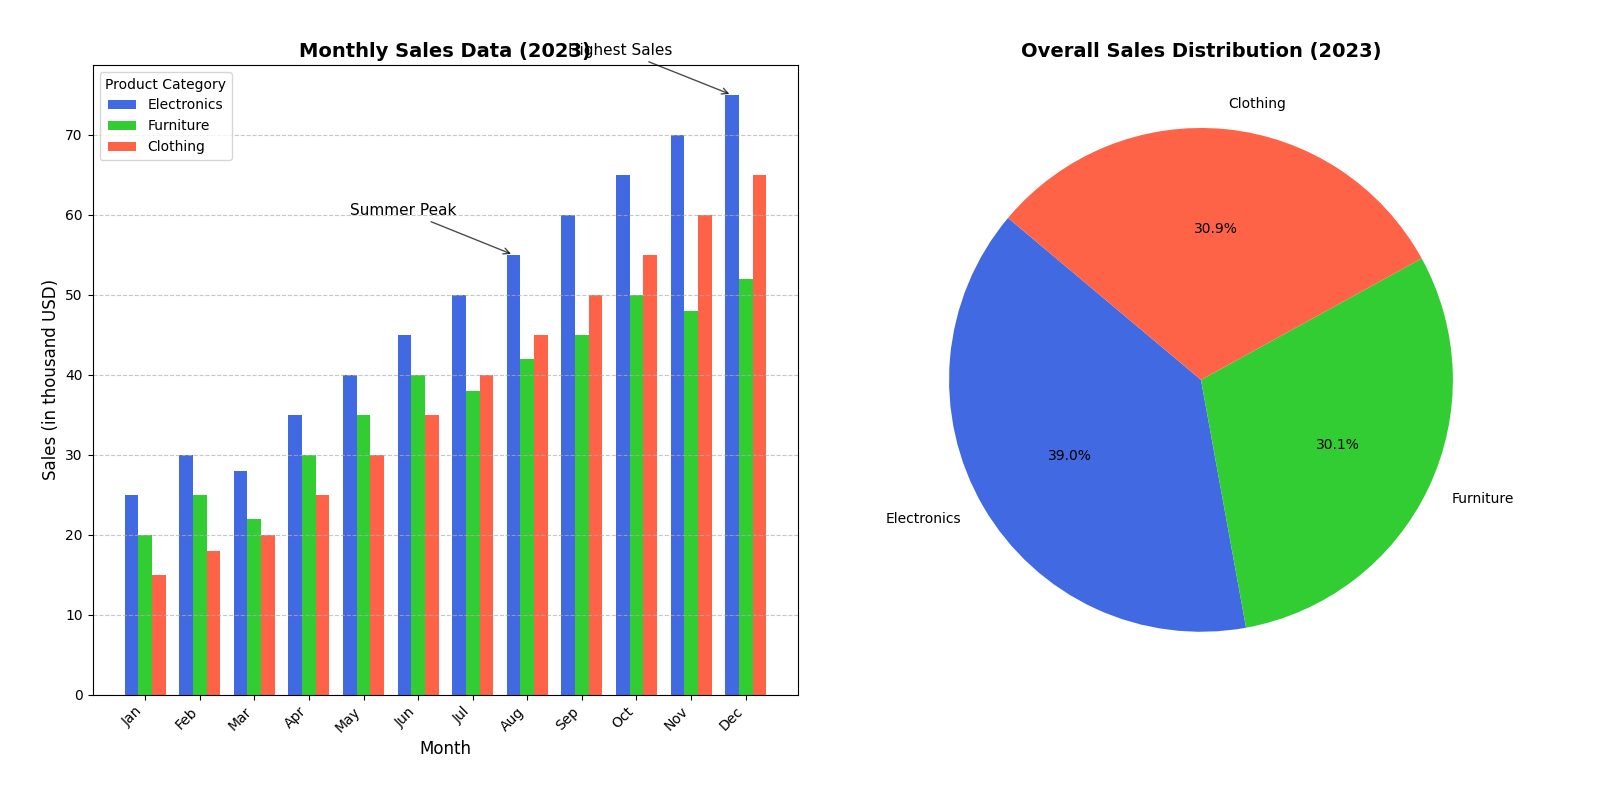

This figure's Python source:
import matplotlib.pyplot as plt
import numpy as np

# Backstory: We are analyzing the sales data of three different product categories (Electronics, Furniture, and Clothing) over the course of a year in a retail store. We also include a pie chart to show the overall sales distribution among these categories.

# Monthly sales data (in thousands of USD)
months = ['Jan', 'Feb', 'Mar', 'Apr', 'May', 'Jun', 'Jul', 'Aug', 'Sep', 'Oct', 'Nov', 'Dec']
electronics_sales = [25, 30, 28, 35, 40, 45, 50, 55, 60, 65, 70, 75]
furniture_sales = [20, 25, 22, 30, 35, 40, 38, 42, 45, 50, 48, 52]
clothing_sales = [15, 18, 20, 25, 30, 35, 40, 45, 50, 55, 60, 65]

# Overall sales distribution
overall_sales = np.array([sum(electronics_sales), sum(furniture_sales), sum(clothing_sales)])
categories = ['Electronics', 'Furniture', 'Clothing']

# Create the figure with subplots: one for the bar chart and one for the pie chart
fig, (ax1, ax2) = plt.subplots(1, 2, figsize=(16, 8))

# Bar chart with grouped bars
bar_width = 0.25
x_indices = np.arange(len(months))

# Plot monthly sales data
ax1.bar(x_indices, electronics_sales, bar_width, label='Electronics', color='royalblue')
ax1.bar(x_indices + bar_width, furniture_sales, bar_width, label='Furniture', color='limegreen')
ax1.bar(x_indices + 2 * bar_width, clothing_sales, bar_width, label='Clothing', color='tomato')

# Customizing the bar chart
ax1.set_title("Monthly Sales Data (2023)", fontsize=14, fontweight='bold')
ax1.set_xlabel("Month", fontsize=12)
ax1.set_ylabel("Sales (in thousand USD)", fontsize=12)
ax1.set_xticks(x_indices + bar_width)
ax1.set_xticklabels(months)
ax1.legend(title="Product Category", fontsize=10)
ax1.grid(axis='y', linestyle='--', alpha=0.7)

# Enhancing visual clarity and consistency
plt.setp(ax1.get_xticklabels(), rotation=45, horizontalalignment='right', fontsize=10)
plt.setp(ax1.get_yticklabels(), fontsize=10)

# Pie chart for overall sales distribution
ax2.pie(overall_sales, labels=categories, autopct='%1.1f%%', startangle=140, colors=['royalblue', 'limegreen', 'tomato'])
ax2.set_title("Overall Sales Distribution (2023)", fontsize=14, fontweight='bold')

# Annotate the maximum sales months
ax1.annotate('Highest Sales', xy=(11, 75), xytext=(8, 80),
             arrowprops=dict(facecolor='black', arrowstyle='->', alpha=0.7), fontsize=11)
ax1.annotate('Summer Peak', xy=(7, 55), xytext=(4, 60),
             arrowprops=dict(facecolor='black', arrowstyle='->', alpha=0.7), fontsize=11)

# Ensure the layout is tidy
plt.tight_layout(pad=3.0)

# Show the plot
plt.show()
